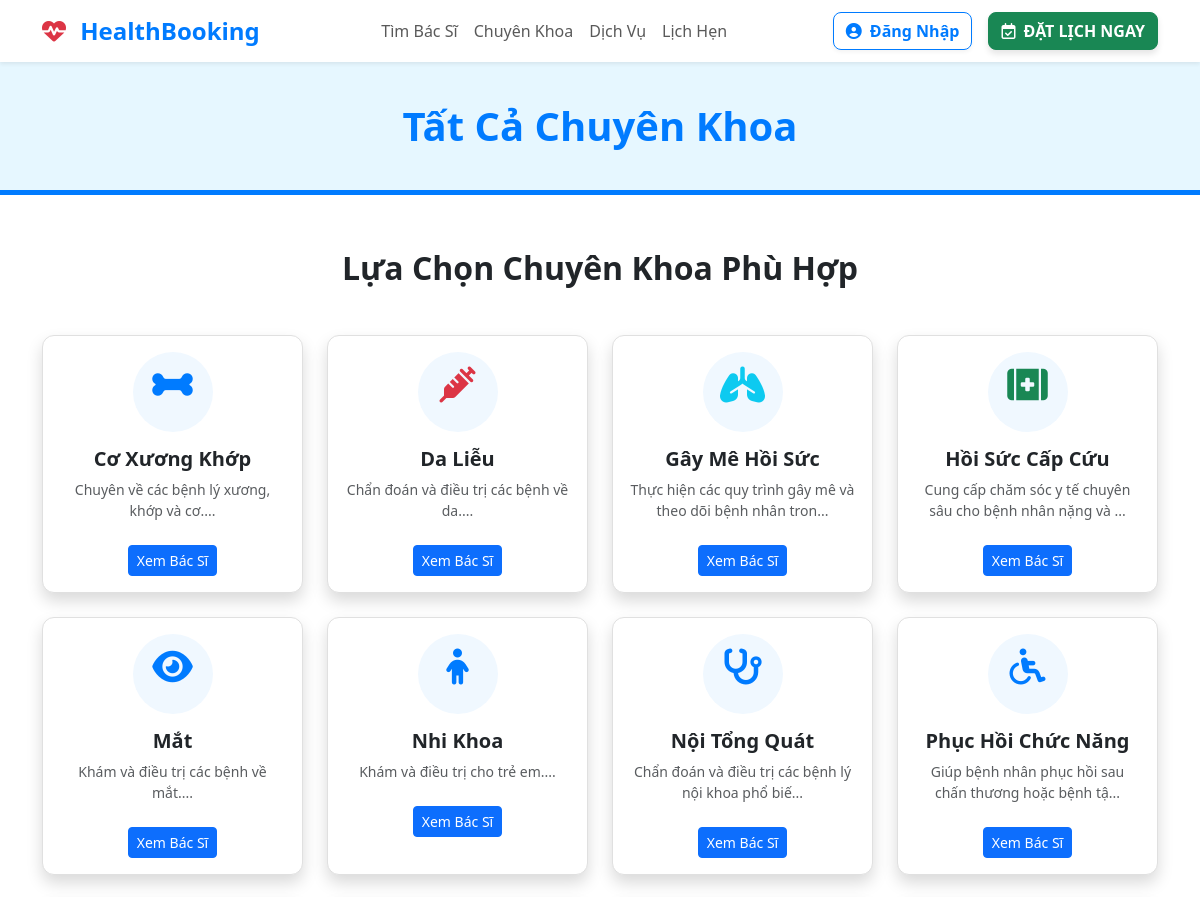
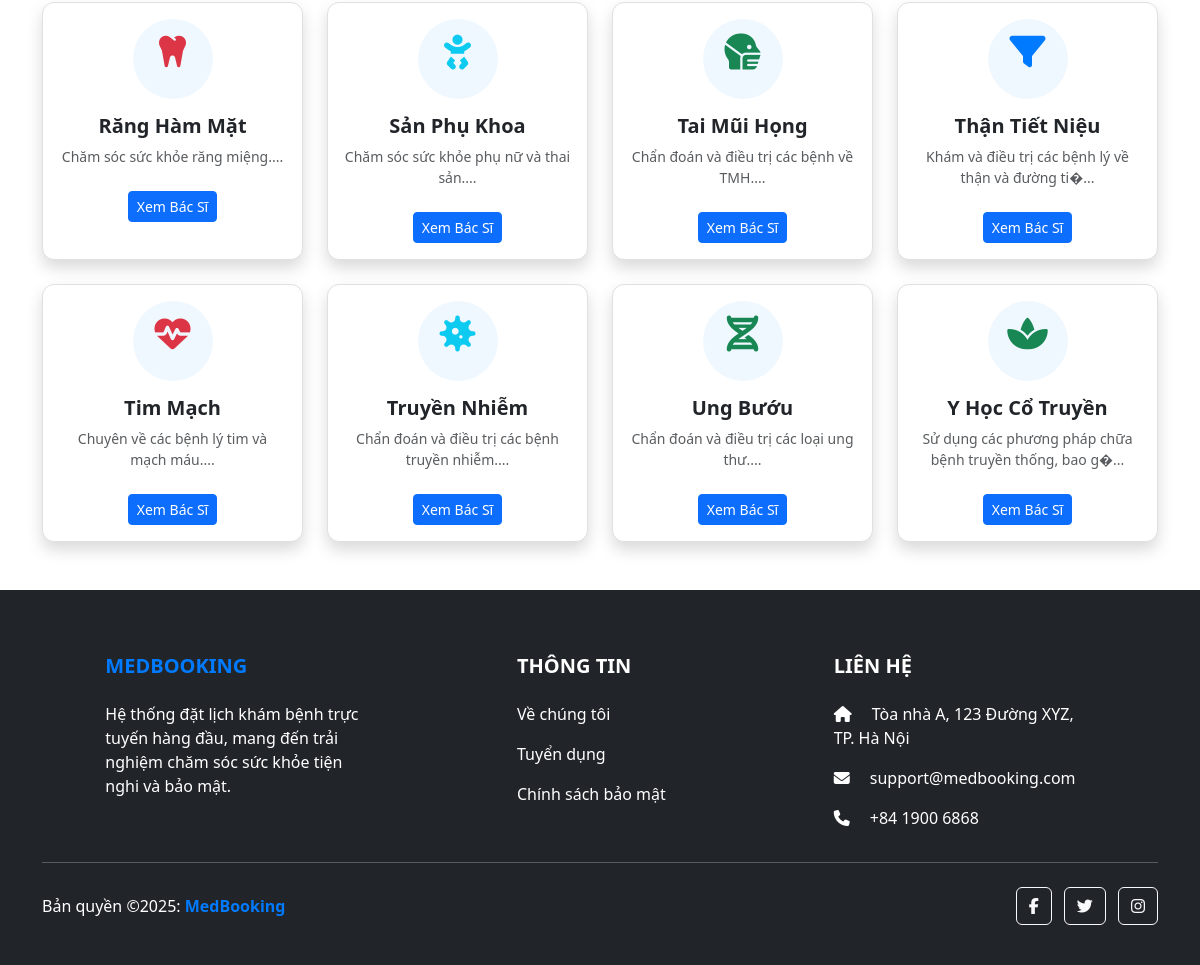
The page /chuyen-khoa.php on the database as committed earlier (2 pictures, top to bottom).
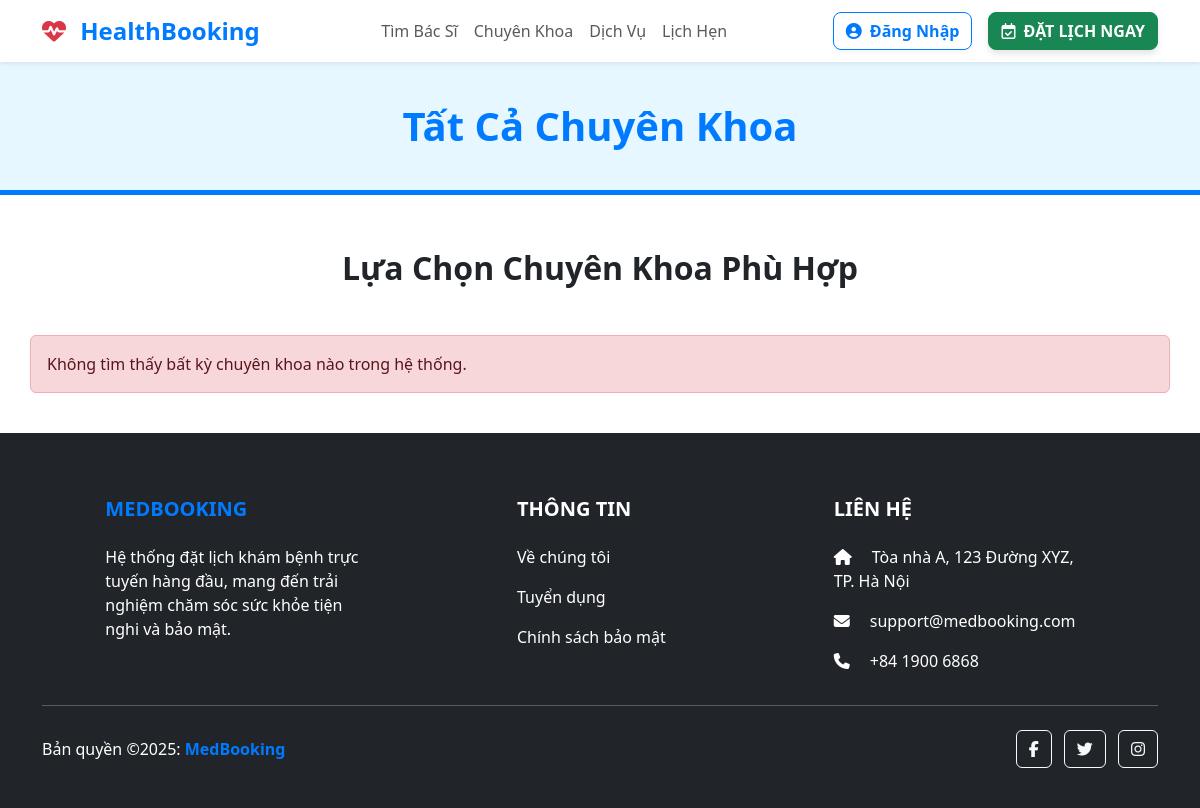
The same page on the database as committed later.
### tables this page shows
CREATE TABLE `departments` (
  `department_id` int(11) NOT NULL,
  `department_name` varchar(100) NOT NULL,
  `icon_class` varchar(50) DEFAULT NULL,
  `description` text DEFAULT NULL
);

### includes/logic_chuyen_khoa.php (called while the page is built, shortened)
<?php
$selected_department = $_GET['dept'] ?? null;
$page_title = "Tất Cả Chuyên Khoa";
global $pdo;
$sql_all_departments = "SELECT department_name, icon_class, description FROM Departments ORDER BY department_name ASC";
$stmt_all_departments = $pdo->prepare($sql_all_departments);
$stmt_all_departments->execute();
$all_departments = $stmt_all_departments->fetchAll();
?>

### chuyen-khoa.php (the view, shortened to what the changed rows need)
<?php require_once 'includes/logic_chuyen_khoa.php'; ?>
<!DOCTYPE html>
<html lang="vi">
<head>
    <link href="https://cdn.jsdelivr.net/npm/bootstrap@5.3.3/dist/css/bootstrap.min.css" rel="stylesheet">
    <link rel="stylesheet" href="https://cdnjs.cloudflare.com/ajax/libs/font-awesome/6.5.2/css/all.min.css">
    <link href="css/chuyen_khoa.css" rel="stylesheet">
</head>
<body>
    <main>
        <section class="page-header-banner">
            <div class="container">
                <h1 class="fw-bolder text-primary text-center mb-0"><?php echo $page_title; ?></h1>
            </div>
        </section>
        <div class="container py-4">
            <?php if ($selected_department): ?>
                <a href="chuyen-khoa.php" class="btn btn-outline-secondary mb-4"><i class="fas fa-arrow-left me-2"></i>Xem
                    Tất Cả Chuyên Khoa</a>
                <div class="row">
                    <?php if (!empty($doctors_by_department)): ?>
                        <?php foreach ($doctors_by_department as $doctor): ?>
                            <div class="col-12 mb-4">
                                <div class="card doctor-card shadow p-3">
                                    <div class="row g-0">
                                        <div class="col-md-2 text-center">
                                            <img src="<?php echo htmlspecialchars($doctor['image']); ?>"
                                                class="rounded-circle shadow doctor-avatar mb-3 mb-md-0"
                                                alt="<?php echo htmlspecialchars($doctor['full_name']); ?>">
                                        </div>
                                        <div class="col-md-7">
                                            <div class="card-body py-0 py-md-2">
                                                <a href="chi-tiet-bac-si.php?id=<?php echo $doctor['doctor_id']; ?>"
                                                    class="text-decoration-none text-dark">
                                                    <h5 class="card-title fw-bold text-primary">
                                                        <?php echo htmlspecialchars($doctor['full_name']); ?>
                                                    </h5>
                                                </a>
                                                <p class="card-text text-secondary mb-1">Chuyên khoa:
                                                    **<?php echo htmlspecialchars($doctor['department_name']); ?>**</p>
                                                <p class="card-text small text-muted fst-italic mt-2">
                                                    <?php echo htmlspecialchars($doctor['short_bio']); ?>
                                                </p>
                                            </div>
                                        </div>
                                        <div
                                            class="col-md-3 text-center d-flex flex-column justify-content-center align-items-center">
                                            <p class="text-warning h5 mb-2">
                                                <?php echo render_stars($doctor['rating']); ?>
                                            </p>
                                            <p class="small text-muted mb-3">(<?php echo number_format($doctor['rating'], 1); ?>/5
                                                điểm)</p>
                                            <a href="dat-lich.php?id=<?php echo $doctor['doctor_id']; ?>"
                                                class="btn btn-success w-75 mb-2">
                                                <i class="far fa-calendar-check me-1"></i> Đặt Lịch
                                            </a>
                                            <a href="chi-tiet-bac-si.php?id=<?php echo $doctor['doctor_id']; ?>"
                                                class="btn btn-outline-info w-75">Xem Hồ Sơ</a>
                                        </div>
                                    </div>
                                </div>
                            </div>
                        <?php endforeach; ?>
                    <?php else: ?>
                        <p class="alert alert-warning text-center">Hiện chưa có bác sĩ nào đang hoạt động trong chuyên khoa này.
                        </p>
                    <?php endif; ?>
                </div>
            <?php else: ?>
                <h2 class="mb-5 fw-bold text-center text-dark">Lựa Chọn Chuyên Khoa Phù Hợp</h2>
                <div class="row">
                    <?php
                    if (!empty($all_departments)):
                        foreach ($all_departments as $dept):
                            $icon_colors = ['text-danger', 'text-info', 'text-success', 'text-primary'];
                            $color_class = $icon_colors[array_rand($icon_colors)];
                            ?>
                            <div class="col-lg-3 col-md-4 col-sm-6 mb-4">
                                <div class="card dept-card shadow h-100">
                                    <div class="card-body text-center">
                                        <div class="icon-wrapper">
                                            <i
                                                class="fas <?php echo htmlspecialchars($dept['icon_class']); ?> <?php echo $color_class; ?>"></i>
                                        </div>
                                        <h5 class="card-title fw-bold"><?php echo htmlspecialchars($dept['department_name']); ?>
                                        </h5>
                                        <p class="card-text small text-muted mb-3">
                                            <?php echo htmlspecialchars(substr($dept['description'], 0, 70)); ?>...
                                        </p>
                                        <a href="chuyen-khoa.php?dept=<?php echo urlencode($dept['department_name']); ?>"
                                            class="btn btn-sm btn-primary mt-2">Xem Bác Sĩ</a>
                                    </div>
                                </div>
                            </div>
                            <?php
                        endforeach;
                    else:
                        echo '<p class="alert alert-danger">Không tìm thấy bất kỳ chuyên khoa nào trong hệ thống.</p>';
                    endif;
                    ?>
                </div>
            <?php endif; ?>
        </div>
    </main>
    <?php include 'includes/footer.php'; ?>
</body>
</html>

Rows that differ between the two databases and show on the page:
removed departments: department_name "Cơ Xương Khớp", description "Chuyên về các bệnh lý xương, khớp và cơ."
removed departments: department_name "Da Liễu", description "Chẩn đoán và điều trị các bệnh về da."
removed departments: department_name "Gây Mê Hồi Sức", description "Thực hiện các quy trình gây mê và theo dõi bệnh nhân tron"
removed departments: department_name "Hồi Sức Cấp Cứu", description "Cung cấp chăm sóc y tế chuyên sâu cho bệnh nhân nặng và"
removed departments: department_name "Mắt", description "Khám và điều trị các bệnh về mắt."
removed departments: department_name "Nhi Khoa", description "Khám và điều trị cho trẻ em."
removed departments: department_name "Nội Tổng Quát", description "Chẩn đoán và điều trị các bệnh lý nội khoa phổ biế"
removed departments: department_name "Phục Hồi Chức Năng", description "Giúp bệnh nhân phục hồi sau chấn thương hoặc bệnh tậ"
removed departments: department_name "Răng Hàm Mặt", description "Chăm sóc sức khỏe răng miệng."
removed departments: department_name "Sản Phụ Khoa", description "Chăm sóc sức khỏe phụ nữ và thai sản."
removed departments: department_name "Tai Mũi Họng", description "Chẩn đoán và điều trị các bệnh về TMH."
removed departments: department_name "Thận Tiết Niệu", description "Khám và điều trị các bệnh lý về thận và đường ti�"
removed departments: department_name "Tim Mạch", description "Chuyên về các bệnh lý tim và mạch máu."
removed departments: department_name "Truyền Nhiễm", description "Chẩn đoán và điều trị các bệnh truyền nhiễm."
removed departments: department_name "Ung Bướu", description "Chẩn đoán và điều trị các loại ung thư."
removed departments: department_name "Y Học Cổ Truyền", description "Sử dụng các phương pháp chữa bệnh truyền thống, bao g�"
Other text that changed with them:
text now shown: "Không tìm thấy bất kỳ chuyên khoa nào trong hệ thống."
